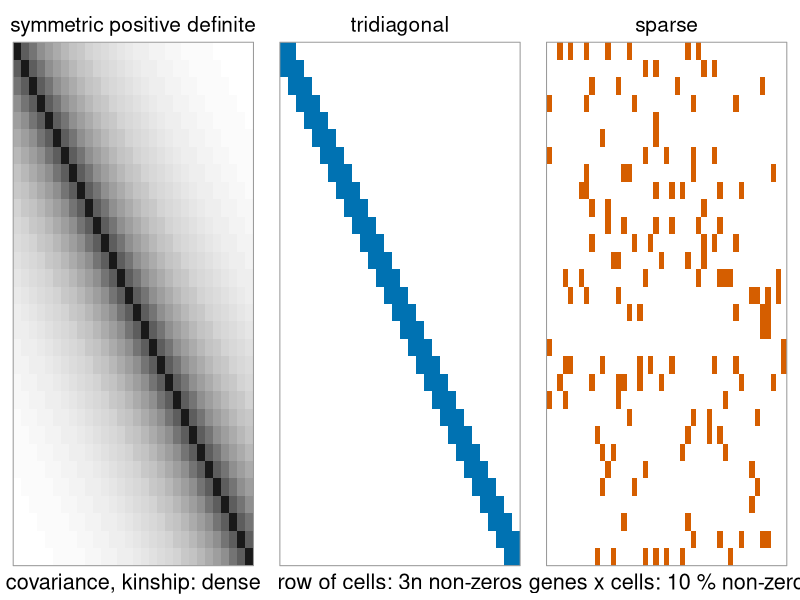
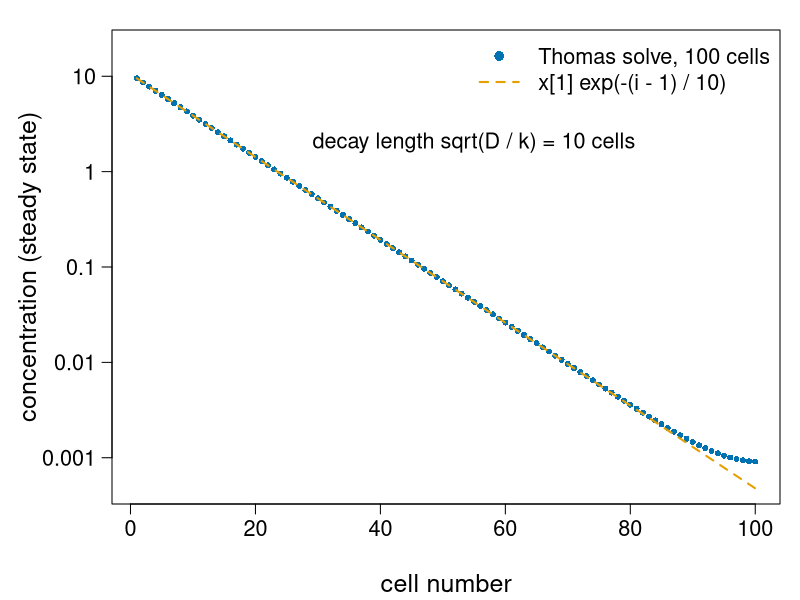
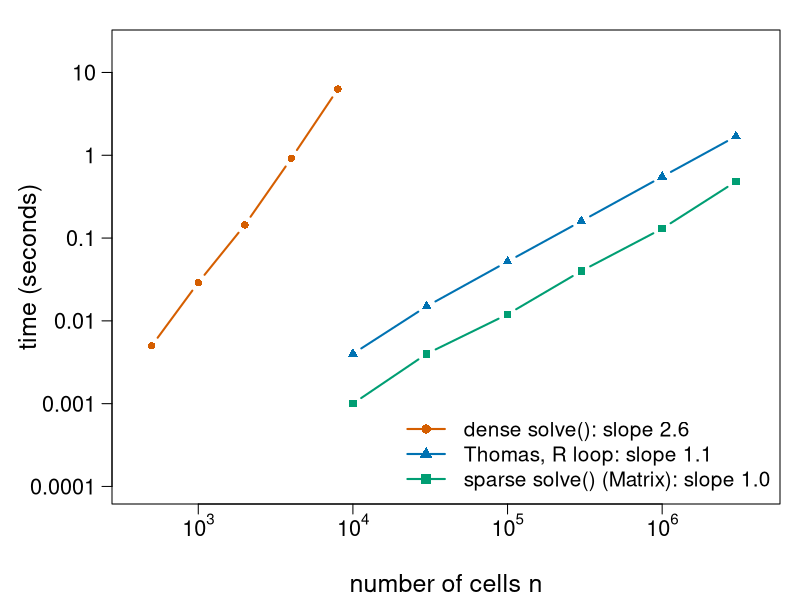
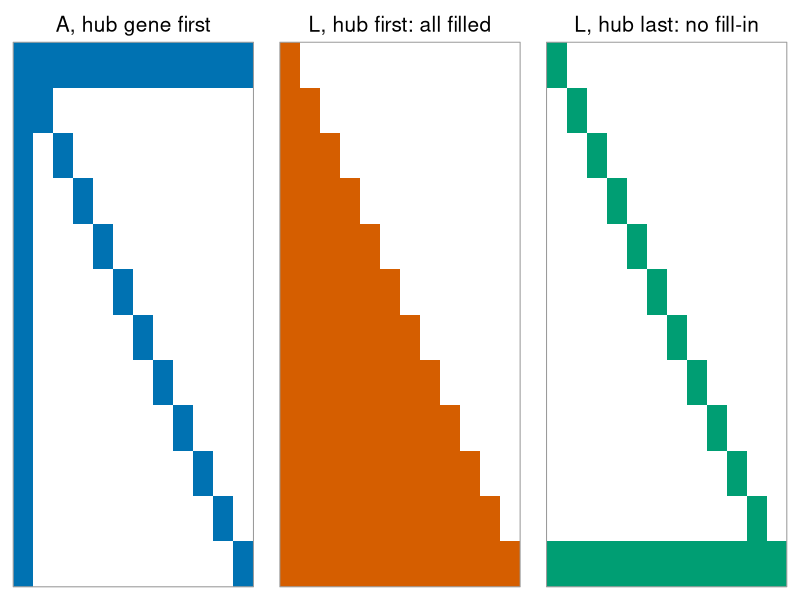
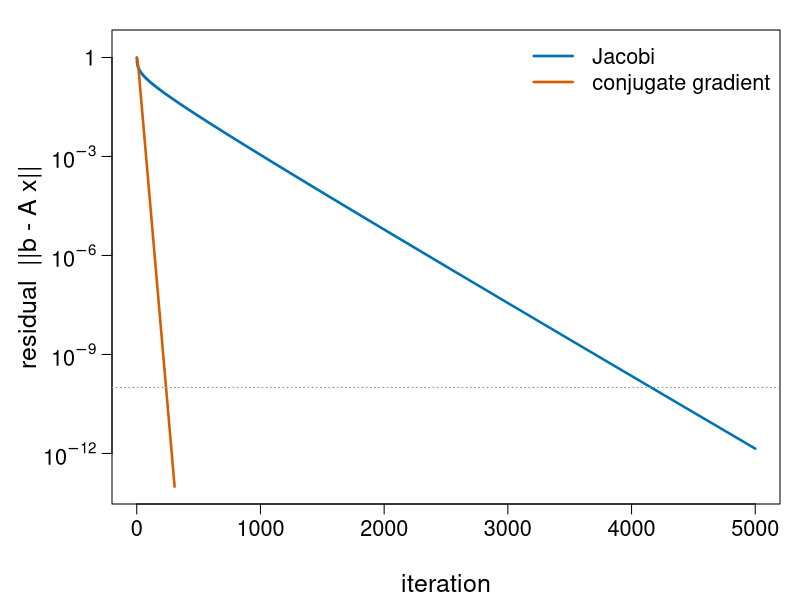

Recreate these plots in R, in order.
# Figures for the structured-sparse/ unit ("Structure: symmetric, banded, sparse").
#
# Re-run by hand from this folder (it is NOT run by `quarto render`):
#   cd structured-sparse && Rscript make-structured-sparse-figs.R
#
# Base R graphics plus the Matrix package (ships with R). Colours are
# Okabe-Ito (colour-blind safe). Makes:
#   fig01-structures.svg   three structures: SPD (dense), tridiagonal, sparse
#   fig02-morphogen.svg    steady-state morphogen gradient in a row of cells
#   fig03-timing.svg       dense solve vs Thomas vs sparse solve, time vs n
#   fig04-fill-in.svg      arrow matrix: Cholesky factor with hub first / last
#   fig05-iterative.svg    residual vs iteration for Jacobi and CG
#
# Everything is computed here except fig03, whose timings were measured once
# (R 4.6, a Linux server, OPENBLAS_NUM_THREADS=1). Set MEASURE <- TRUE to
# re-measure on your own machine (about a minute); your numbers will differ,
# the slopes should not.

MEASURE <- FALSE

suppressMessages(library(Matrix))

oi <- c(orange = "#E69F00", sky = "#56B4E9", green = "#009E73",
        yellow = "#F0E442", blue = "#0072B2", red = "#D55E00",
        purple = "#CC79A7", grey = "#999999")

## ---- the running example (same code as on the slides) ----------------------

thomas <- function(a, b, c, d) {
  n <- length(d)
  for (i in 2:n) {                 # forward sweep: eliminate a[i]
    w <- a[i] / b[i - 1]
    b[i] <- b[i] - w * c[i - 1]
    d[i] <- d[i] - w * d[i - 1]
  }
  x <- numeric(n)
  x[n] <- d[n] / b[n]
  for (i in (n - 1):1)             # back substitution
    x[i] <- (d[i] - c[i] * x[i + 1]) / b[i]
  x
}

# morphogen in a row of n cells: exchange D with each neighbour, decay k,
# production 1 in cell 1, no flux out of either end
morphogen <- function(n, D = 1, k = 0.01) {
  list(a = c(0, rep(-D, n - 1)), cc = c(rep(-D, n - 1), 0),
       b = c(D + k, rep(2 * D + k, n - 2), D + k), d = c(1, rep(0, n - 1)))
}
as_sparse <- function(m) {
  n <- length(m$d)
  bandSparse(n, k = -1:1, diagonals = list(m$a[-1], m$b, m$cc[-n]))
}

# draw the non-zero pattern of a matrix (row 1 at the top)
spy <- function(M, main, col = "black", zero_col = "white", value = FALSE) {
  M <- as.matrix(M)
  z <- if (value) abs(M) else (abs(M) > 1e-14) * 1
  z <- t(z[nrow(z):1, , drop = FALSE])
  if (value) {
    image(z, col = gray.colors(30, start = 1, end = 0.1), axes = FALSE, useRaster = FALSE)
  } else {
    image(z, col = c(zero_col, col), zlim = c(0, 1), axes = FALSE, useRaster = FALSE)
  }
  box(col = oi["grey"])
  title(main, cex.main = 1.9, font.main = 1, line = 0.8)
}

## ---- fig01: three structures ------------------------------------------------

svg("fig01-structures.svg", width = 12, height = 4.6)
par(mfrow = c(1, 3), mar = c(2.6, 1, 3.2, 1))
n <- 30
spy(0.9^abs(outer(1:n, 1:n, "-")), "symmetric positive definite", value = TRUE)
mtext("covariance, kinship: dense", side = 1, line = 1, cex = 1.3)
spy(as_sparse(morphogen(n)), "tridiagonal", col = oi["blue"])
mtext("row of cells: 3n non-zeros", side = 1, line = 1, cex = 1.3)
set.seed(1)
cnt <- matrix(rpois(30 * 45, 0.1), nrow = 30)
spy(cnt, "sparse", col = oi["red"])
mtext(sprintf("genes x cells: %d %% non-zero", round(100 * mean(cnt > 0))),
      side = 1, line = 1, cex = 1.3)
dev.off()

## ---- fig02: morphogen gradient ----------------------------------------------

n <- 100
m <- morphogen(n)
x <- thomas(m$a, m$b, m$cc, m$d)
svg("fig02-morphogen.svg", width = 9, height = 5.2)
par(mar = c(4.8, 5.6, 1.5, 1), las = 1, mgp = c(3.6, 0.8, 0),
    cex.lab = 1.5, cex.axis = 1.3)
plot(1:n, x, log = "y", pch = 16, cex = 0.8, col = oi["blue"],
     xlab = "cell number", ylab = "concentration (steady state)",
     ylim = c(5e-4, 20), yaxt = "n")
axis(2, at = 10^(-3:1), labels = c("0.001", "0.01", "0.1", "1", "10"))
lines(1:n, x[1] * exp(-(1:n - 1) / 10), col = oi["orange"], lwd = 2, lty = 2)
legend("topright", c("Thomas solve, 100 cells", "x[1] exp(-(i - 1) / 10)"),
       col = c(oi["blue"], oi["orange"]), pch = c(16, NA), lty = c(NA, 2),
       lwd = c(NA, 2), cex = 1.3, bty = "n")
text(55, 2, "decay length sqrt(D / k) = 10 cells", cex = 1.3)
dev.off()

## ---- fig03: timing ----------------------------------------------------------

nd <- c(500, 1000, 2000, 4000, 8000)
ns <- c(1e4, 3e4, 1e5, 3e5, 1e6, 3e6)
if (MEASURE) {
  tm <- function(f, reps = 3) median(replicate(reps, system.time(f())["elapsed"]))
  dense <- sapply(nd, function(n) {
    m <- morphogen(n); A <- as.matrix(as_sparse(m)); tm(function() solve(A, m$d)) })
  th <- sapply(ns, function(n) {
    m <- morphogen(n); tm(function() thomas(m$a, m$b, m$cc, m$d)) })
  sp <- sapply(ns, function(n) {
    m <- morphogen(n); A <- as_sparse(m); tm(function() solve(A, m$d)) })
  print(list(dense = dense, thomas = th, sparse = sp))
} else {                                   # measured, see header
  dense <- c(0.005, 0.029, 0.144, 0.919, 6.308)
  th    <- c(0.004, 0.015, 0.052, 0.160, 0.551, 1.692)
  sp    <- c(0.001, 0.004, 0.012, 0.040, 0.130, 0.482)
}
svg("fig03-timing.svg", width = 9, height = 5.2)
par(mar = c(4.8, 5.6, 1.5, 1), las = 1, mgp = c(3.6, 0.8, 0),
    cex.lab = 1.5, cex.axis = 1.3)
plot(NA, log = "xy", xlim = c(400, 4e6), ylim = c(1e-4, 20), xaxt = "n", yaxt = "n",
     xlab = "number of cells n", ylab = "time (seconds)")
axis(1, at = 10^(3:6), labels = c(expression(10^3), expression(10^4),
                                   expression(10^5), expression(10^6)))
axis(2, at = 10^(-4:1), labels = c("0.0001", "0.001", "0.01", "0.1", "1", "10"))
lines(nd, dense, type = "b", pch = 16, lwd = 2, col = oi["red"])
lines(ns, th, type = "b", pch = 17, lwd = 2, col = oi["blue"])
lines(ns, sp, type = "b", pch = 15, lwd = 2, col = oi["green"])
s1 <- coef(lm(log10(dense) ~ log10(nd)))[2]
s2 <- coef(lm(log10(th) ~ log10(ns)))[2]
s3 <- coef(lm(log10(sp[-1]) ~ log10(ns[-1])))[2]
legend("bottomright", bty = "n", cex = 1.25, lwd = 2, pch = c(16, 17, 15),
       col = c(oi["red"], oi["blue"], oi["green"]),
       legend = c(sprintf("dense solve(): slope %.1f", s1),
                  sprintf("Thomas, R loop: slope %.1f", s2),
                  sprintf("sparse solve() (Matrix): slope %.1f", s3)))
dev.off()

## ---- fig04: fill-in for an arrow matrix -------------------------------------

arrow <- function(n, hub) {
  A <- diag(2, n); A[hub, ] <- 1; A[, hub] <- 1; A[hub, hub] <- n
  A
}
n <- 12
A1 <- arrow(n, 1); A2 <- arrow(n, n)
svg("fig04-fill-in.svg", width = 12, height = 4.4)
par(mfrow = c(1, 3), mar = c(1, 1, 3.2, 1))
spy(A1, "A, hub gene first", col = oi["blue"])
spy(t(chol(A1)), "L, hub first: all filled", col = oi["red"])
spy(t(chol(A2)), "L, hub last: no fill-in", col = oi["green"])
dev.off()

## ---- fig05: Jacobi vs conjugate gradient ------------------------------------

n <- 1000
A <- as_sparse(morphogen(n)); bvec <- morphogen(n)$d
jacobi <- function(A, b, iters) {
  dA <- diag(A); x <- numeric(length(b)); res <- numeric(iters)
  for (it in 1:iters) {
    x <- x + (b - A %*% x)[, 1] / dA
    res[it] <- sqrt(sum((b - A %*% x)^2))
  }
  res
}
cg <- function(A, b, iters) {
  x <- numeric(length(b)); r <- b; p <- r; rr <- sum(r^2); res <- numeric(iters)
  for (it in 1:iters) {
    Ap <- (A %*% p)[, 1]
    alpha <- rr / sum(p * Ap)
    x <- x + alpha * p; r <- r - alpha * Ap
    rr_new <- sum(r^2); res[it] <- sqrt(rr_new)
    p <- r + (rr_new / rr) * p; rr <- rr_new
  }
  res
}
rj <- jacobi(A, bvec, 5000); rc <- cg(A, bvec, 400)
cat("Jacobi below 1e-10 at", which(rj < 1e-10)[1],
    "; CG below 1e-10 at", which(rc < 1e-10)[1], "\n")
svg("fig05-iterative.svg", width = 9, height = 5.2)
par(mar = c(4.8, 5.6, 1.5, 1), las = 1, mgp = c(3.6, 0.8, 0),
    cex.lab = 1.5, cex.axis = 1.3)
plot(NA, log = "y", xlim = c(0, 5000), ylim = c(1e-13, 2), yaxt = "n",
     xlab = "iteration", ylab = "residual  ||b - A x||")
axis(2, at = 10^seq(-12, 0, by = 3),
     labels = c(expression(10^-12), expression(10^-9), expression(10^-6),
                expression(10^-3), "1"))
lines(seq_along(rj), rj, lwd = 2.5, col = oi["blue"])
cc_end <- which(rc < 1e-13)[1]; if (is.na(cc_end)) cc_end <- length(rc)
lines(seq_len(cc_end), rc[seq_len(cc_end)], lwd = 2.5, col = oi["red"])
abline(h = 1e-10, lty = 3, col = oi["grey"])
legend("topright", bty = "n", cex = 1.3, lwd = 2.5, col = c(oi["blue"], oi["red"]),
       legend = c("Jacobi", "conjugate gradient"))
dev.off()
